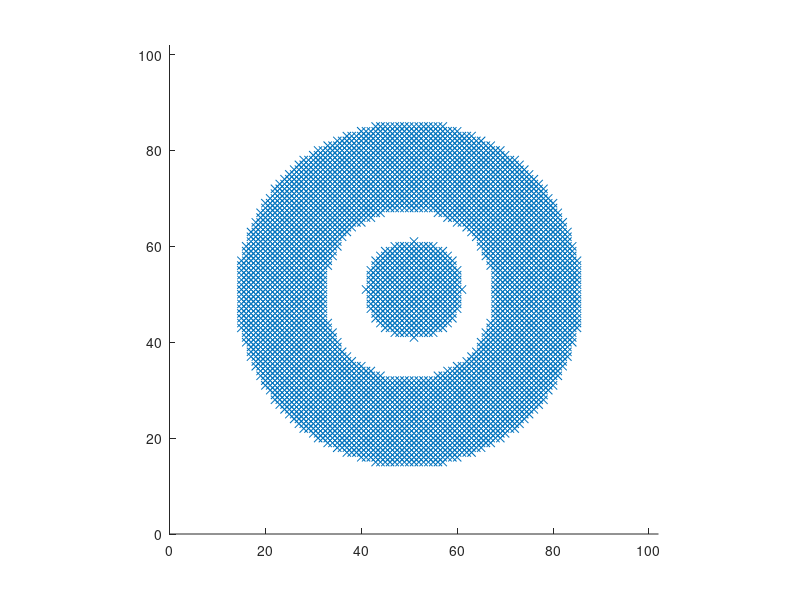

Write the MATLAB code that produced this figure. (Note: this script raises an error after producing the figure.)
clear all; close all; clc;

% Create image
nI = 101;
nJ = 101;
diameter = nI^2+nJ^2;

IM = zeros(nI,nJ);

% U shape
rInner = diameter/8^2;
rOuter = diameter/4^2;
[I,J] = meshgrid(1:nI,1:nJ); R = (I-floor(nI/2)).^2+(J-floor(nJ/2)).^2;
IM = R>=rInner & R<=rOuter;% & J<=floor(nJ/2);


% Circle near the top-right
origin = [51,51];
R = (I-origin(1)).^2+(J-origin(2)).^2;
IM = IM | R<=100;


la = IM;

figure
hold on;
% subplot(2,2,1);
plot(I(la(:)),J(la(:)),'x')
xlim([0,nI+1])
ylim([0,nJ+1])
axis equal

%% Compute segmentation


threshold = 0.8;

minCellsI = 3;
minCellsJ = 3;
minCellsK = 1;
minCells = [minCellsI, minCellsJ, minCellsK];

[rectangles, nRectangles] = computeRectangleClusters(IM, minCells, threshold);


nRectangles 

drawRectangles(rectangles,2);







